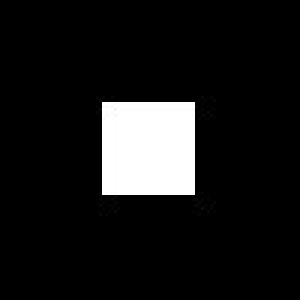
%> input picture DSP/box.jpg, 100 x 100 px (shown 3 times larger)
$ octave --eval "result = Bartworth;"   (GNU Octave 9; MATLAB toolbox functions it lacks are replaced by stand-ins)
%> lines starting %> are read from the running program, lines starting %| are printed output that depends on the picture
function [psnr]=Bartworth
%n step Butterworth, d0 is cut off frequency,d is the frequency
n = 2;
d0 = 1;
noise = 0.01;
%图像
I=imread('box.jpg');
%> I is the input picture: size 100x100x3 uint8; min 0, max 255, mean 24.5
I=rgb2gray(I);
%> I: size 100x100 uint8
subplot(3,3,1),imshow(I);title('原始的灰度图 lena');
[N1,N2]=size(I);
%> N1 = 100; N2 = 100

%原始图像频谱
F=fft2(im2double(I));%FFT
F=fftshift(F);%FFT频谱平移
F=abs(F);
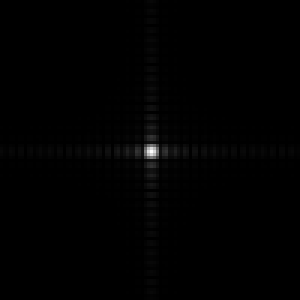
%> F: size 100x100 double (shown 3 times larger); min 0.00401, max 962.3, mean 5.7; drawn with min black and max white
T=log(F+1);%频谱对数变换,加对数后可以放大波动
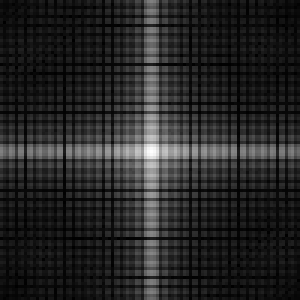
%> T: size 100x100 double (shown 3 times larger); min 0.004, max 6.87, mean 1.03; drawn with min black and max white
[f1,f2] = freqspace([N1,N2],'meshgrid');%确定加噪声的图像的频率空间
subplot(3,3,4);mesh(f1,f2,T);title('原始图像的频谱');

%图像叠加高斯噪声
G=imnoise(I,'gaussian',0,noise);   % 叠加高斯噪声
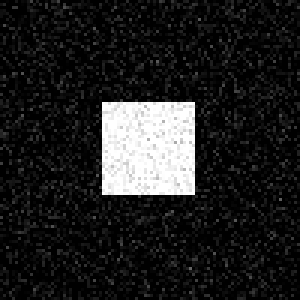
%> G: size 100x100 uint8 (shown 3 times larger); min 0, max 255, mean 32.8
subplot(3,3,2),imshow(G);title('加高斯噪声的图像 lena');

%加噪声的图像频谱
F=fft2(im2double(G));%FFT
F=fftshift(F);%FFT频谱平移
F=abs(F);
T=log(F+1);%频谱对数变换,加对数后可以放大波动
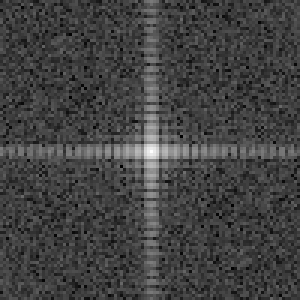
%> T: size 100x100 double (shown 3 times larger); min 0.072, max 7.16, mean 1.92; drawn with min black and max white

[f1,f2] = freqspace([N1,N2],'meshgrid');%确定加噪声的图像的频率空间
subplot(3,3,5);mesh(f1,f2,T);title('加噪声图像的频谱');

%通过Butterworth滤波器
%说明：
%d0是指定的非负数值，即为截止频率，d(u,v)是(u,v)点距频率矩形原点的距离。
%如果要研究的图像尺寸为N1×N2，它的变换也有相同的尺寸
%由于变换被中心化了，所以，频率矩形的中心在(u,v)=(N1／2,N2／2)处。
f=double(G);
g=fft2(f);
g=fftshift(g);
[N1,N2]=size(g);
n1=fix(N1/2);
%> n1 = 50
n2=fix(N2/2);
%> n2 = 50
for i=1:N1
  for j=1:N2
      d=sqrt((i-n1)^2+(j-n2)^2);
      h=1/(1+0.414*(d/d0)^(2*n));  %ε^2=0.414，Ap=1.5dB
      H(i,j)=h;
      result(i,j)=h*g(i,j);
  end
end

%滤波器二维频率响应
[f1,f2] = freqspace([N1,N2],'meshgrid');%确定二维频率响应的频率空间
subplot(3,3,8),mesh(f1,f2,H);title('Butterworth频率响应');

%滤波后的图像
result=ifftshift(result);
X2=ifft2(result);
J=uint8(real(X2));
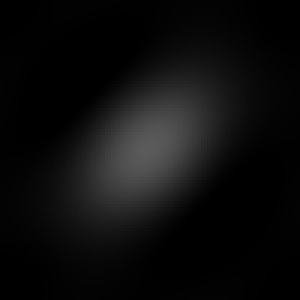
%> J: size 100x100 uint8 (shown 3 times larger); min 0, max 90, mean 12.9
subplot(3,3,3),imshow(J);title('滤波后的 lena');

%图像频谱
F=fft2(im2double(J));%FFT
F=fftshift(F);%FFT频谱平移
F=abs(F);
T=log(F+1);%频谱对数变换,加对数后可以放大波动
[f1,f2] = freqspace([N1,N2],'meshgrid');%确定加噪声的图像的频率空间
subplot(3,3,6);mesh(f1,f2,T);title('滤波后的频谱');

%计算峰值性噪比
im_original = double(I);
im_restored = double(J);
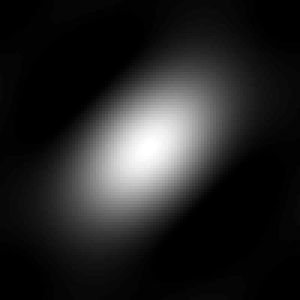
%> im_restored: size 100x100 double (shown 3 times larger); min 0, max 90, mean 12.9; mean of the top-left, top-right, bottom-left and bottom-right quarters 8.9, 17.6, 17.5, 7.6; drawn with min black and max white

psnr = 20*log10(max(im_original(:))/sqrt(mean2((im_restored-im_original).^2)))
%> psnr = 12.48
%> `result = Bartworth;`:
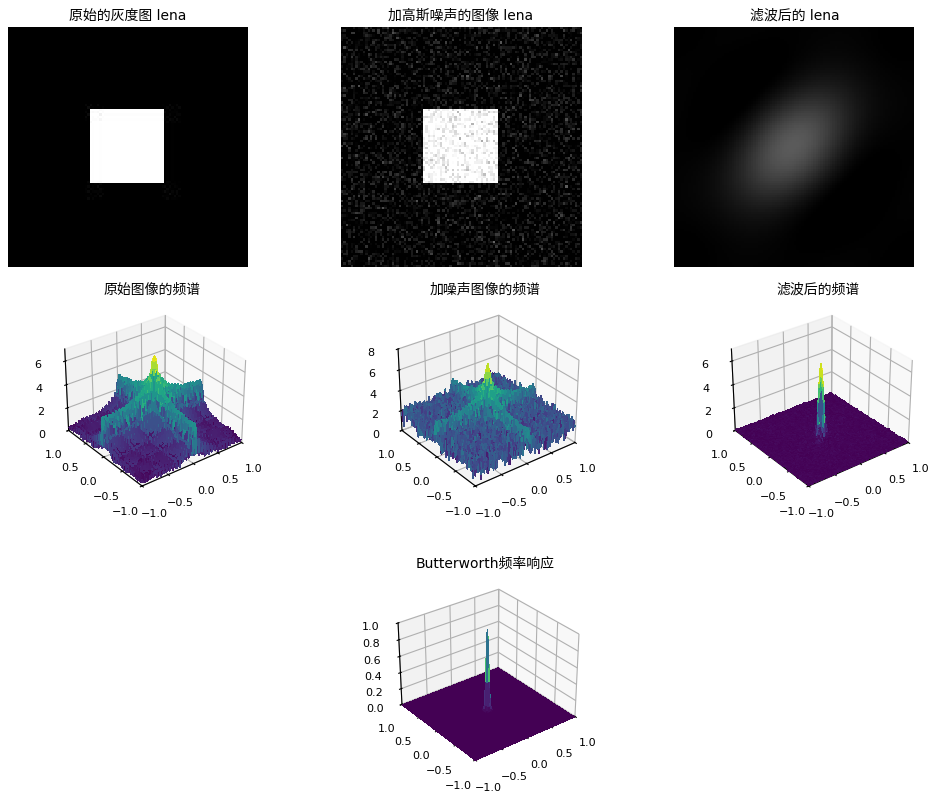
%> figure redrawn from the program's plot data, 7 panels
